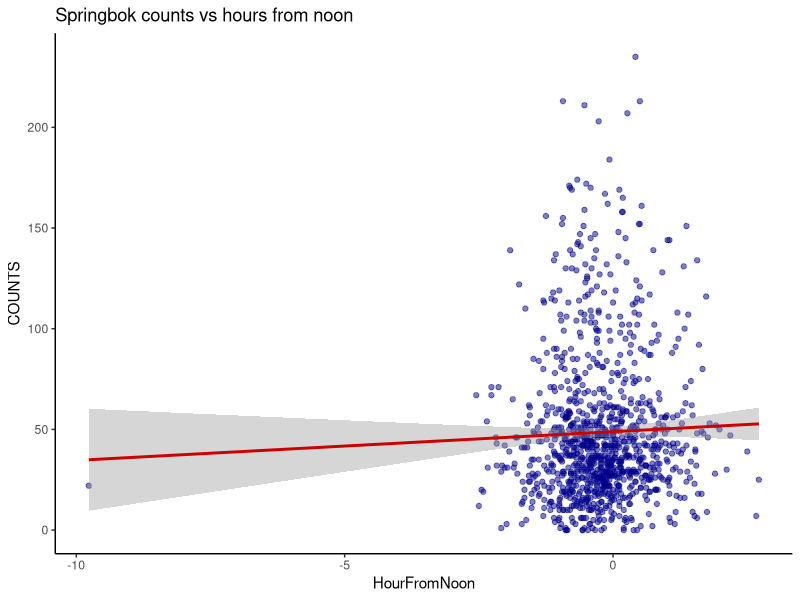
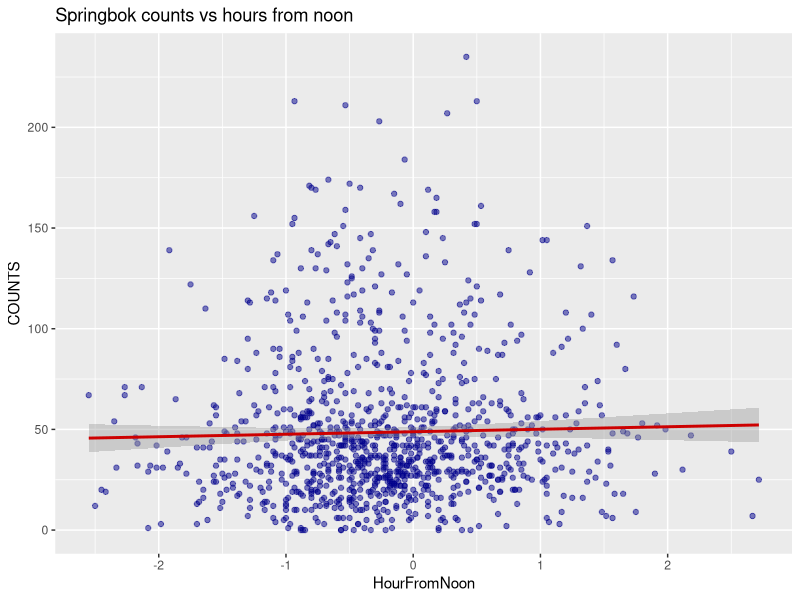
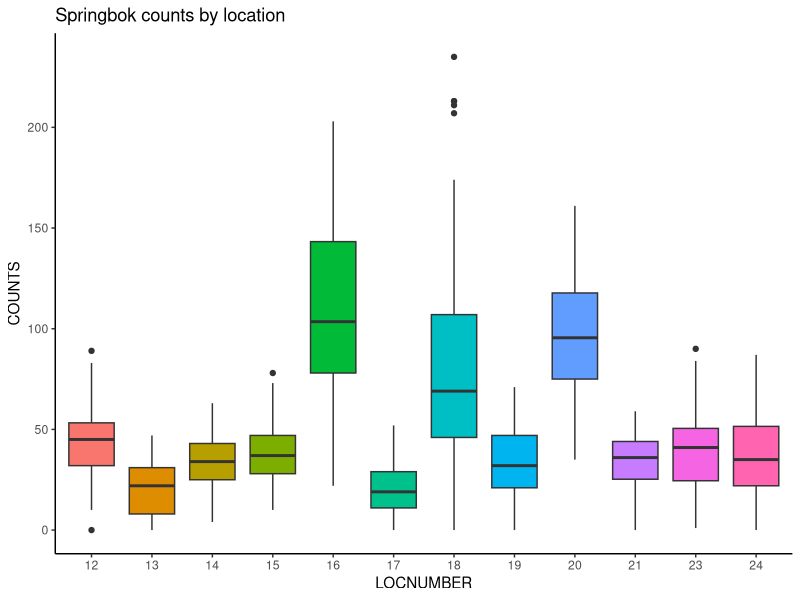
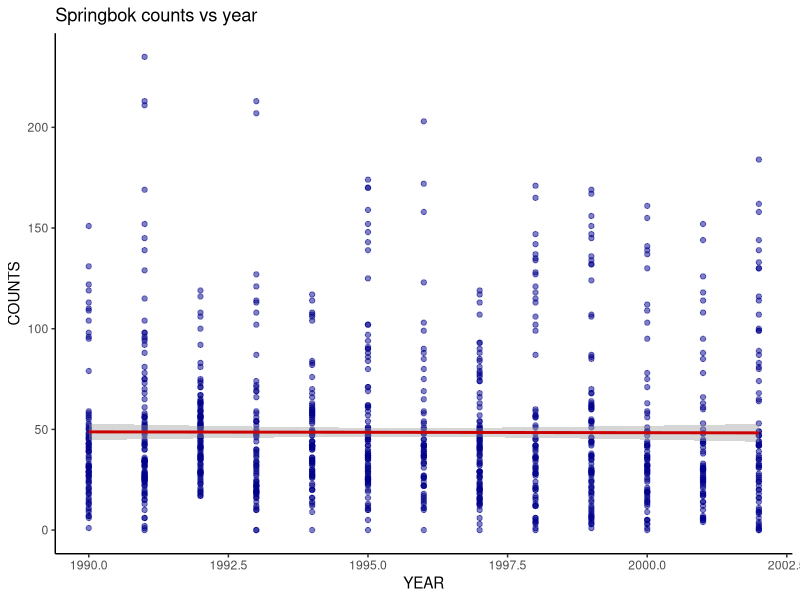
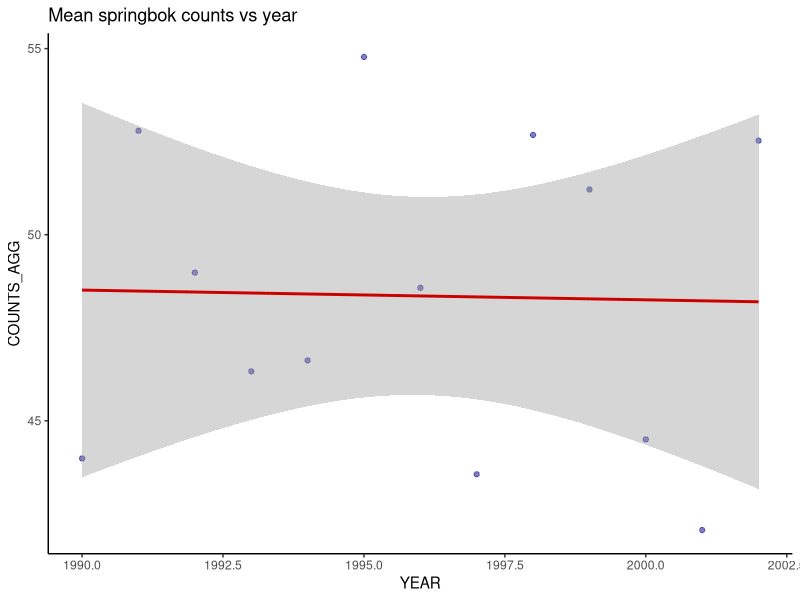
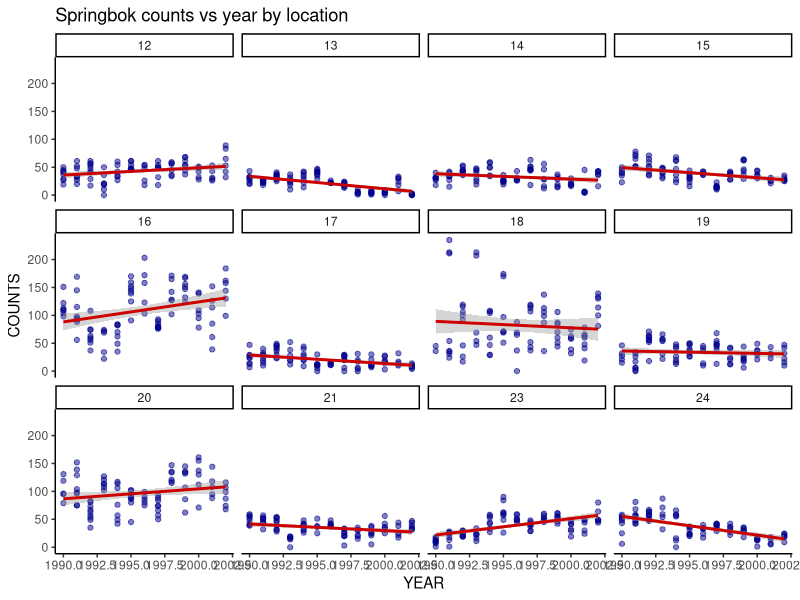
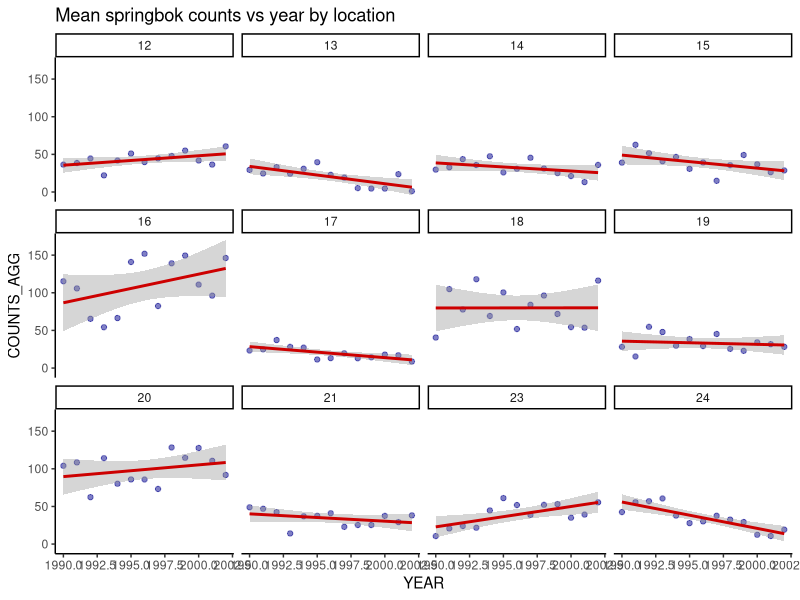
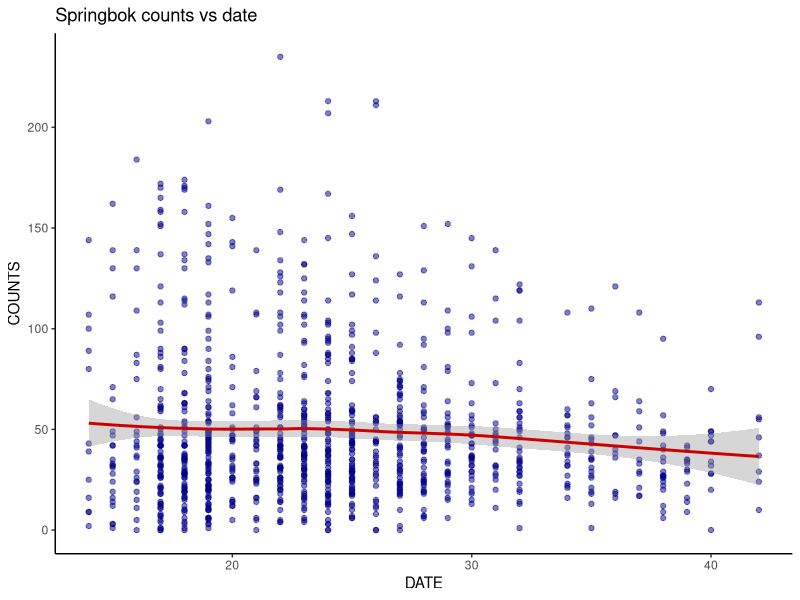

Here is the R script that generated these plots, in order:

###########################################################################
###########################################################################
########################## The springbok analysis #########################
###########################################################################
###########################################################################

###### Clear environment and load libraries
rm(list = ls())
#library(dplyr)
library(ggplot2)

###### Load the data
springbok <- read.table("data/springbok.csv",header=TRUE,sep=",")
springbok$LOCNUMBER <- as.factor(springbok$LOCNUMBER)
springbok$SITEI <- as.factor(springbok$SITEI)

###### View properties of the data
str(springbok)
head(springbok)
dim(springbok)


###### Exploratory data analysis
## First, let's look at the predictors alone
table(springbok$YEAR)
#since we care about trend, let's treat year as a discrete variable and 
#substract from the minimum year (1990) to reduce the scale
#we should be trying to fit a full time series model to this data
#but we have not covered any time series models yet
springbok$YEAR90 <- springbok$YEAR - min(springbok$YEAR)
table(springbok$YEAR90)

table(springbok$DATE)
#it is not fully clear what the date variable is 
#but looks like it might be weeks
#We may also want to look at trend for date,
#so let's substract from the minimum date (14) to also reduce the scale
springbok$DATE14 <- springbok$DATE - min(springbok$DATE)
table(springbok$YEAR90,springbok$DATE14)
#there are too many missing entries in the year/date combination
#we cannot add interactions between date and year
#fitting a full time series model also would be challenging anyway

table(springbok$YEAR90,springbok$LOCNUMBER)
table(springbok$YEAR90,springbok$SITEI)
#we do have some data for all the years by site
#not too many for some combinations but let's keep going
#we may be able to explore interactions between them

table(springbok$DATE14,springbok$LOCNUMBER)
#much less data for so many groups here interactions are out of the question


### Now we can explore the relationship between COUNTS and each predictor
## HourFromNoon
ggplot(springbok, aes(x = HourFromNoon, y = COUNTS)) +
  geom_point(alpha = .5,colour="blue4") + theme_classic() +
  geom_smooth(method="lm",col="red3") +
  labs(title="Springbok counts vs hours from noon")
#we have an obvious outlier
ggplot(springbok[(springbok$HourFromNoon!=min(springbok$HourFromNoon)),],
       aes(x = HourFromNoon, y = COUNTS)) +
  geom_point(alpha = .5,colour="blue4") +
  geom_smooth(method="lm",col="red3") +
  labs(title="Springbok counts vs hours from noon")
#let's keep it for now but we need to assess it later
#it will probably infuence the results


## LOCNUMBER
ggplot(springbok, aes(x = LOCNUMBER, y = COUNTS,fill=LOCNUMBER)) +
  geom_boxplot() + theme_classic() +
  #scale_fill_brewer(palette="Blues") +
  theme(legend.position="none") +
  labs(title="Springbok counts by location")
#three locations have way more springboks than others


## YEAR
#first, let's use the raw points
ggplot(springbok, aes(x = YEAR, y = COUNTS)) +
  geom_point(alpha = .5,colour="blue4") +
  geom_smooth(method="lm",col="red3") +
  theme_classic() +
  labs(title="Springbok counts vs year")
#no obvious overall upward or downward trend

#Let's use mean counts by year instead
springbok_year <- aggregate(springbok$COUNTS,list(YEAR=springbok$YEAR),mean)
colnames(springbok_year)[2] <- "COUNTS_AGG"
ggplot(springbok_year, aes(x =YEAR, y = COUNTS_AGG)) +
  geom_point(alpha = .5,colour="blue4") +
  geom_smooth(method="lm",col="red3") +
  theme_classic() +
  labs(title="Mean springbok counts vs year")
#still no obvious overall upward or downward trend

#How about YEAR by LOCNUMBER
ggplot(springbok, aes(x =YEAR, y = COUNTS)) +
  geom_point(alpha = .5,colour="blue4") +
  geom_smooth(method="lm",col="red3") +
  theme_classic() +
  labs(title="Springbok counts vs year by location") +
  facet_wrap( ~ LOCNUMBER,ncol=4)
#there are multiple observations by year 

#let's use mean counts instead
springbok_yearsite <- aggregate(springbok$COUNTS,
                                list(YEAR=springbok$YEAR,LOCNUMBER=springbok$LOCNUMBER),mean)
colnames(springbok_yearsite)[3] <- "COUNTS_AGG"
#now let's plot the mean counts this time
#remember that we should see an exponential relationship
ggplot(springbok_yearsite, aes(x =YEAR, y = COUNTS_AGG)) +
  geom_point(alpha = .5,colour="blue4") +
  geom_smooth(method="lm",col="red3") + #change loess to lm to make it easire to see linear trend
  theme_classic() +
  labs(title="Mean springbok counts vs year by location") +
  facet_wrap( ~ LOCNUMBER,ncol=4)
#we see different trends for some sites. We should control for year by site
#we really should do this using a hierarchical model to ensure the sites are actually similar
#however, we haven't covered hierarchical models yet


## DATE
#first, let's use the raw points
ggplot(springbok, aes(x = DATE, y = COUNTS)) +
  geom_point(alpha = .5,colour="blue4") +
  geom_smooth(method="loess",col="red3") +
  theme_classic() +
  labs(title="Springbok counts vs date")
#slight downward trend

#Let's use mean counts by date instead
springbok_date <- aggregate(springbok$COUNTS,list(DATE=springbok$DATE),mean)
colnames(springbok_date)[2] <- "COUNTS_AGG"
ggplot(springbok_date, aes(x =DATE, y = COUNTS_AGG)) +
  geom_point(alpha = .5,colour="blue4") +
  geom_smooth(method="lm",col="red3") + #change loess to lm to make it easire to see linear trend
  theme_classic() +
  labs(title="Mean springbok counts vs year")
#more obvious downward trend

#How about DATE by LOCNUMBER
ggplot(springbok, aes(x =DATE, y = COUNTS)) +
  geom_point(alpha = .5,colour="blue4") +
  geom_smooth(method="lm",col="red3") +
  theme_classic() +
  labs(title="Springbok counts vs date by location") +
  facet_wrap( ~ LOCNUMBER,ncol=4)
#different trend for some locations

#let's use mean counts instead
springbok_datesite <- aggregate(springbok$COUNTS,
                                list(DATE=springbok$DATE,LOCNUMBER=springbok$LOCNUMBER),mean)
colnames(springbok_datesite)[3] <- "COUNTS_AGG"
#now let's plot the mean counts this time
#remember that we should see an exponential relationship
ggplot(springbok_datesite, aes(x =DATE, y = COUNTS_AGG)) +
  geom_point(alpha = .5,colour="blue4") +
  geom_smooth(method="lm",col="red3") + 
  theme_classic() +
  labs(title="Mean springbok counts vs date by location") +
  facet_wrap( ~ LOCNUMBER,ncol=4)
#we also see different trends for some sites.
#however, remember that the observed dates actually differ by year
#thus, controlling for year might in fact take care of some of these trends
#also, we don't have enough data to model this interaction confidently



###### Model fitting
#first, let's fit a model with main effects only
springreg1 <- glm(COUNTS ~ YEAR90 + HourFromNoon + DATE14 + LOCNUMBER, 
                  data=springbok, family=poisson)
summary(springreg1)

#residuals and predictions
springregresid1 <- resid(springreg1, type = "pearson")
springregpred1 <- predict(springreg1,type="response")

#residuals vs fitted
qplot(y=springregresid1, x=springregpred1,data=springbok,col=LOCNUMBER, geom="point",
      xlab = "Predicted Counts", ylab = "Pearson Residuals")
#not good! we have two separate groups!
#we may also have a variance/over-dispersion issue

#residuals vs HourFromNoon
qplot(y=springregresid1, x=HourFromNoon,data=springbok,col=LOCNUMBER, geom="point",
      xlab = "Hour From Noon", ylab = "Pearson Residuals")
#Also really tough see much here!
#That outlier might be a problem!

#residuals vs YEAR90
qplot(y=springregresid1, x=YEAR90,data=springbok,col=LOCNUMBER, geom="point",
      xlab = "YEAR90", ylab = "Pearson Residuals")
#tough to really see much here!
#we do know that we still need to address the interactions

#residuals vs DATE14
qplot(y=springregresid1, x=DATE14,data=springbok,col=LOCNUMBER, geom="point",
      xlab = "DATE14", ylab = "Pearson Residuals")
#Also really tough see much here!
#maybe some polynomial function

#The residuals vs fitted plot looks most useful here!


#Let's include an interaction between year and location
springreg2 <- glm(COUNTS ~ HourFromNoon + DATE14 + YEAR90*LOCNUMBER, 
                  data=springbok, family=poisson)
summary(springreg2)
anova(springreg1, springreg2, test= "Chisq")
#definitely significant

#residuals and predictions
springregresid2 <- resid(springreg2, type = "pearson")
springregpred2 <- predict(springreg2,type="response")

#residuals vs fitted
qplot(y=springregresid2, x=springregpred2,data=springbok,col=LOCNUMBER, geom="point",
      xlab = "Predicted Counts", ylab = "Pearson Residuals")
#addressed some of the separation but
#clearly we still have that some variance/over-dispersion issue


#Let's test an interaction between date and location
#We really should not include this interaction because of the sparse data
springreg3 <- glm(COUNTS ~ HourFromNoon + DATE14*LOCNUMBER + YEAR90*LOCNUMBER, 
                  data=springbok, family=poisson)
summary(springreg3)
anova(springreg2, springreg3, test= "Chisq")
#yes it is significant but I would prefer to exclude it because of the very sparse data
#especially after we already inlcuded so many interaction terms for year:location

#Let's try a polynomial for date
springreg3 <- glm(COUNTS ~ HourFromNoon + poly(DATE14,4) + YEAR90*LOCNUMBER, 
                  data=springbok, family=poisson)
summary(springreg3)
anova(springreg2, springreg3, test= "Chisq")
#The third and fourth order terms are significant
#It would be tough to interpret those terms

#residuals and predictions
springregresid3 <- resid(springreg3, type = "pearson")
springregpred3 <- predict(springreg3,type="response")

#residuals vs fitted
qplot(y=springregresid3, x=springregpred3,data=springbok,col=LOCNUMBER, geom="point",
      xlab = "Predicted Counts", ylab = "Pearson Residuals")
#no clear indication that it helped the overall residuals


#Let's try to account for the overdispersion using quasipoisson
springreg4 <- glm(COUNTS ~ HourFromNoon + DATE14 + YEAR90*LOCNUMBER,
                        data=springbok, family=quasipoisson)
summary(springreg4)
#Indeed, the overdispersion is estimated to be high
#Notice that the parameter estimates will not change
#That means the residuals and predictions will not change
#confidence intervals and prediction intervals however will change to reflect that
#The standard errors will simply be inflated to account for the overdispersion

#Let's check to see if those polynomial terms are still significant
springreg5 <- glm(COUNTS ~ HourFromNoon + poly(DATE14,4) + YEAR90*LOCNUMBER,
                         data=springbok, family=quasipoisson)
summary(springreg5)
anova(springreg4, springreg5, test= "Chisq")
#hmmmm....not anymore. Looks like the overdispersion confounds things


#This is not a great model but simply for illustration
#We really should build a hierarchical model or time series model 
#(or a combination of both if you are ambitious!)



###### Model interpretation
summary(springreg4)
#let's see if the results change if we remove that outlier
springbok2 <- springbok[springbok$HourFromNoon!=min(springbok$HourFromNoon),]
springreg6 <- glm(COUNTS ~ HourFromNoon + DATE14 + YEAR90*LOCNUMBER,
                  data=springbok2, family=quasipoisson)
summary(springreg6)
#not that much actually!


springbok_newdata <- data.frame(LOCNUMBER=rep(unique(springbok2$LOCNUMBER),each=13),
                        HourFromNoon=0,DATE14=median(springbok$DATE14),
                        YEAR90=seq(0,12),YEAR=seq(1990,2002))
springbok_newdata$pred = predict(springreg4,newdata=springbok_newdata,type="response")

### Plot lines by site
ggplot(springbok_newdata, aes(x = YEAR, y = pred, colour = LOCNUMBER)) +
  #geom_line(aes(x = x$YEAR,y = x$pred), alpha=.5, position=position_jitter(h=.2)) +
  geom_line(size = 1) +
  labs(x = "Year", y = "Predicted Expected Counts") +
  theme(legend.position="none") +
  theme_classic() +
  geom_text(data = springbok_newdata,aes(label = LOCNUMBER), hjust = 0.5, vjust = 1)
#With time of day set at noon and date=24 (week 24),
#We see an increasing trend in counts across years for sites 12, 16 and 23.
#We also see a decreasing trend for the other sites with the most trend observed in site 24.

summary(springreg4)
exp(coef(springreg4))
#Given all other predictors are held constant, every additional hour from noon increases
#the expected count of springbok we see at any site by exp(0.033201), meaning, 3%. 
#This is only really significant at the 0.1 significant level

#Given all other predictors are held constant, every one week increase
#results in a decrease in the expected count of springbok we see at any site by about 2%. 
#we are less likely to see more springboks later in a year (close to winter) than earlier.






















